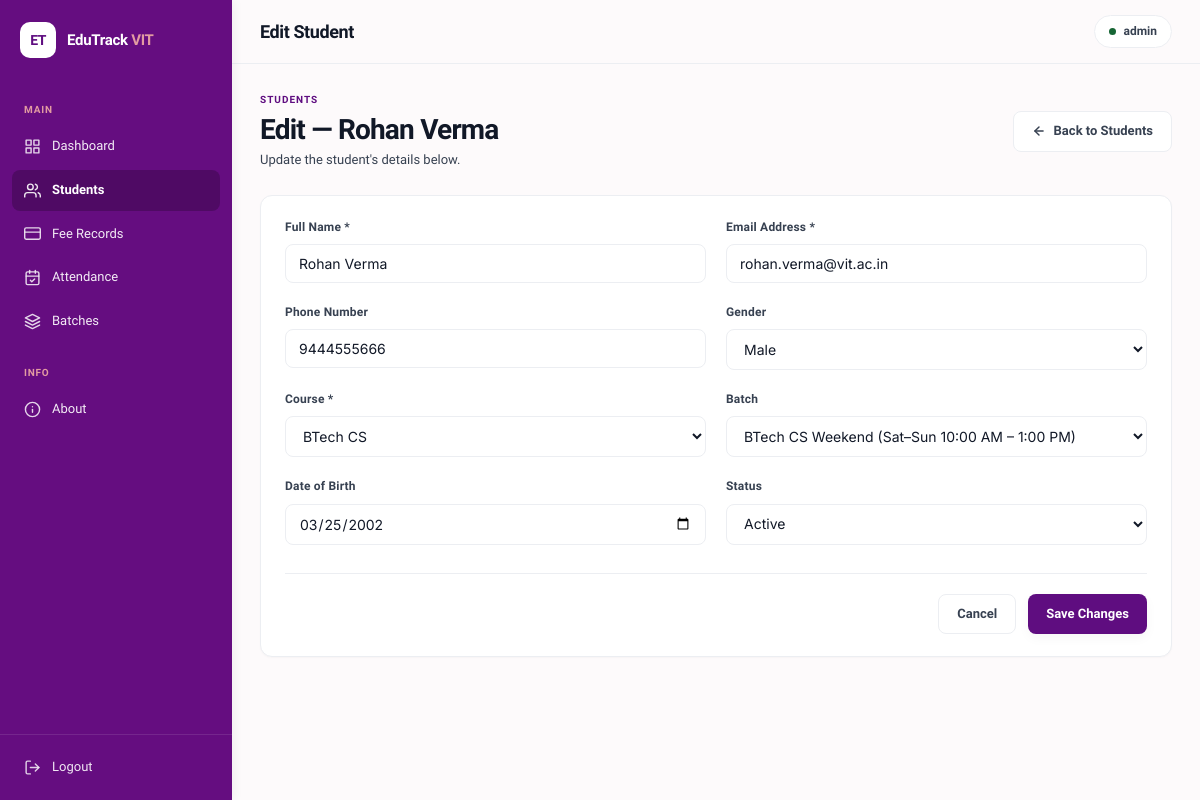
The app's page /students/10/edit (signed in) with its own data.
### tables this page shows
CREATE TABLE admins (
        id            INTEGER PRIMARY KEY AUTOINCREMENT,
        username      TEXT    NOT NULL UNIQUE,
        password_hash TEXT    NOT NULL
    );

CREATE TABLE students (
        id              INTEGER PRIMARY KEY AUTOINCREMENT,
        name            TEXT    NOT NULL,
        email           TEXT    NOT NULL UNIQUE,
        phone           TEXT,
        gender          TEXT,
        course_id       INTEGER NOT NULL,
        date_of_birth   TEXT,
        enrollment_date TEXT    DEFAULT CURRENT_DATE,
        status          TEXT    NOT NULL DEFAULT 'Active',
        FOREIGN KEY (course_id) REFERENCES courses(id)
    );

CREATE TABLE courses (
        id   INTEGER PRIMARY KEY AUTOINCREMENT,
        name TEXT    NOT NULL UNIQUE
    );

### app.py (the view, shortened to what this page needs)
@app.route("/students/<int:student_id>/edit", methods=["GET", "POST"])
@login_required
def edit_student(student_id):
    conn = get_db_connection()
    student    = conn.execute("SELECT * FROM students WHERE id = ?", (student_id,)).fetchone()
    enrollment = conn.execute(
        "SELECT batch_id FROM enrollments WHERE student_id = ?", (student_id,)
    ).fetchone()
    conn.close()
    if not student:
        flash("Student not found.", "error")
        return redirect(url_for("students"))
    courses, batches = _courses_and_batches()
    current_batch_id = enrollment["batch_id"] if enrollment else None
    return render_template(
        "edit_student.html",
        student=dict(student),
        courses=courses, batches=batches,
        current_batch_id=current_batch_id,
    )

### app.py (called while the page is built)
@login_manager.user_loader
def load_user(user_id):
    conn = get_db_connection()
    row = conn.execute(
        "SELECT id, username FROM admins WHERE id = ?", (user_id,)
    ).fetchone()
    conn.close()
    if row:
        return AdminUser(row["id"], row["username"])
    return None

def _courses_and_batches():
    conn = get_db_connection()
    courses = conn.execute("SELECT id, name FROM courses ORDER BY name").fetchall()
    batches = conn.execute("""
        SELECT b.id, b.name, b.time_slot, c.name AS course, b.course_id
        FROM batches b JOIN courses c ON b.course_id = c.id
        ORDER BY c.name, b.name
    """).fetchall()
    conn.close()
    return courses, batches

### database.py (called while the page is built)
def get_db_connection():
    connection = sqlite3.connect(DATABASE)
    connection.row_factory = sqlite3.Row
    connection.execute(
        "PRAGMA foreign_keys = ON"
        )
    return connection

### templates/edit_student.html (shortened to what this page needs)
{% extends "base.html" %}
{% block page_title %}Edit Student{% endblock %}
{% block content %}
<div class="page-header">
  <div class="page-header-left">
    <div class="page-eyebrow">Students</div>
    <h1 class="page-h1">Edit — {{ student.name }}</h1>
    <p class="page-sub">Update the student's details below.</p>
  </div>
  <a href="{{ url_for('students') }}" class="btn btn-secondary">
    <svg width="14" height="14" viewBox="0 0 24 24" fill="none" stroke="currentColor" stroke-width="2.5" stroke-linecap="round" stroke-linejoin="round">
      <line x1="19" y1="12" x2="5" y2="12"/><polyline points="12 19 5 12 12 5"/>
    </svg>
    Back to Students
  </a>
</div>
<div class="card">
  <form method="post" autocomplete="off">
    <div class="form-grid">
      <div class="form-group">
        <label class="form-label" for="name">Full Name *</label>
        <input class="form-control" id="name" name="name" type="text"
               value="{{ student.name }}" required>
      </div>
      <div class="form-group">
        <label class="form-label" for="email">Email Address *</label>
        <input class="form-control" id="email" name="email" type="email"
               value="{{ student.email }}" required>
      </div>
      <div class="form-group">
        <label class="form-label" for="phone">Phone Number</label>
        <input class="form-control" id="phone" name="phone" type="tel"
               value="{{ student.phone or '' }}">
      </div>
      <div class="form-group">
        <label class="form-label" for="gender">Gender</label>
        <select class="form-control" id="gender" name="gender">
          {% for g in ['Male', 'Female', 'Other'] %}
          <option value="{{ g }}" {% if student.gender == g %}selected{% endif %}>{{ g }}</option>
          {% endfor %}
        </select>
      </div>
      <div class="form-group">
        <label class="form-label" for="course_id">Course *</label>
        <select class="form-control" id="course_id" name="course_id" required>
          {% for c in courses %}
          <option value="{{ c.id }}" {% if student.course_id == c.id %}selected{% endif %}>{{ c.name }}</option>
          {% endfor %}
        </select>
      </div>
      <div class="form-group">
        <label class="form-label" for="batch_id">Batch</label>
        <select class="form-control" id="batch_id" name="batch_id">
          {% for b in batches %}
          <option value="{{ b.id }}"
                  data-course="{{ b.course_id }}"
                  {% if current_batch_id == b.id %}selected{% endif %}>
            {{ b.name }} ({{ b.time_slot }})
          </option>
          {% endfor %}
        </select>
      </div>
      <div class="form-group">
        <label class="form-label" for="date_of_birth">Date of Birth</label>
        <input class="form-control" id="date_of_birth" name="date_of_birth" type="date"
               value="{{ student.date_of_birth or '' }}">
      </div>
      <div class="form-group">
        <label class="form-label" for="status">Status</label>
        <select class="form-control" id="status" name="status">
          {% for s in ['Active', 'Inactive', 'Pending'] %}
          <option value="{{ s }}" {% if student.status == s %}selected{% endif %}>{{ s }}</option>
          {% endfor %}
        </select>
      </div>
    </div>
    <div class="form-actions">
      <a href="{{ url_for('students') }}" class="btn btn-secondary">Cancel</a>
      <button class="btn btn-primary" type="submit">
        Save Changes
      </button>
    </div>
  </form>
</div>
{% endblock %}

### templates/base.html (shortened to what this page needs)
<!DOCTYPE html>
<html lang="en">
<head>
  <link rel="stylesheet" href="{{ url_for('static', filename='style.css') }}">
</head>
<body>
{% if current_user.is_authenticated %}
<aside class="sidebar">
  <a href="{{ url_for('dashboard') }}" class="sidebar-logo">
    <span class="logo-icon">ET</span>
    <span class="logo-text">EduTrack <span>VIT</span></span>
  </a>
  <nav class="sidebar-nav">
    <span class="nav-section-label">Main</span>
    <a href="{{ url_for('dashboard') }}"
       class="nav-item {% if request.endpoint == 'dashboard' %}active{% endif %}">
      <svg viewBox="0 0 24 24" fill="none" stroke="currentColor" stroke-width="2" stroke-linecap="round" stroke-linejoin="round">
        <rect x="3" y="3" width="7" height="7"/><rect x="14" y="3" width="7" height="7"/>
        <rect x="14" y="14" width="7" height="7"/><rect x="3" y="14" width="7" height="7"/>
      </svg>
      <span>Dashboard</span>
    </a>
    <a href="{{ url_for('students') }}"
       class="nav-item {% if request.endpoint in ['students','add_student','edit_student','student_pdf'] %}active{% endif %}">
      <svg viewBox="0 0 24 24" fill="none" stroke="currentColor" stroke-width="2" stroke-linecap="round" stroke-linejoin="round">
        <path d="M17 21v-2a4 4 0 0 0-4-4H5a4 4 0 0 0-4 4v2"/>
        <circle cx="9" cy="7" r="4"/>
        <path d="M23 21v-2a4 4 0 0 0-3-3.87"/>
        <path d="M16 3.13a4 4 0 0 1 0 7.75"/>
      </svg>
      <span>Students</span>
    </a>
    <a href="{{ url_for('fees') }}"
       class="nav-item {% if request.endpoint in ['fees','add_fee'] %}active{% endif %}">
      <svg viewBox="0 0 24 24" fill="none" stroke="currentColor" stroke-width="2" stroke-linecap="round" stroke-linejoin="round">
        <rect x="1" y="4" width="22" height="16" rx="2" ry="2"/>
        <line x1="1" y1="10" x2="23" y2="10"/>
      </svg>
      <span>Fee Records</span>
    </a>
    <a href="{{ url_for('attendance') }}"
       class="nav-item {% if request.endpoint in ['attendance','mark_attendance'] %}active{% endif %}">
      <span>Attendance</span>
    </a>
    <a href="{{ url_for('batches') }}"
       class="nav-item {% if request.endpoint in ['batches','add_batch'] %}active{% endif %}">
      <svg viewBox="0 0 24 24" fill="none" stroke="currentColor" stroke-width="2" stroke-linecap="round" stroke-linejoin="round">
        <polygon points="12 2 2 7 12 12 22 7 12 2"/>
        <polyline points="2 17 12 22 22 17"/>
        <polyline points="2 12 12 17 22 12"/>
      </svg>
      <span>Batches</span>
    </a>
    <span class="nav-section-label" style="margin-top:8px;">Info</span>
    <a href="{{ url_for('about') }}"
       class="nav-item {% if request.endpoint == 'about' %}active{% endif %}">
      <svg viewBox="0 0 24 24" fill="none" stroke="currentColor" stroke-width="2" stroke-linecap="round" stroke-linejoin="round">
        <circle cx="12" cy="12" r="10"/>
        <line x1="12" y1="8" x2="12" y2="8"/>
        <line x1="12" y1="12" x2="12" y2="16"/>
      </svg>
      <span>About</span>
    </a>
  </nav>
  <div class="sidebar-footer">
    <a href="{{ url_for('logout') }}" class="nav-item nav-logout">
      <svg viewBox="0 0 24 24" fill="none" stroke="currentColor" stroke-width="2" stroke-linecap="round" stroke-linejoin="round">
        <path d="M9 21H5a2 2 0 0 1-2-2V5a2 2 0 0 1 2-2h4"/>
        <polyline points="16 17 21 12 16 7"/>
        <line x1="21" y1="12" x2="9" y2="12"/>
      </svg>
      <span>Logout</span>
    </a>
  </div>
</aside>
<div class="main-wrap">
  <header class="topbar">
    <h1 class="page-title">{% block page_title %}{% endblock %}</h1>
    <div class="topbar-right">
      <div class="admin-badge">
        <span class="admin-dot"></span>
        {{ current_user.username }}
      </div>
    </div>
  </header>
  <main class="content">
    {% block content %}{% endblock %}
  </main>
</div>
{% endif %}
</body>
</html>

### records on screen
admins: username "admin"
students: name "Rohan Verma", email "rohan.verma@vit.ac.in", phone "9444555666", gender "Male", course_id "BTech CS", date_of_birth "03/25/2002", status "Active"

### other values on screen
form field batch_id "BTech CS Weekend (Sat–Sun 10:00 AM – 1:00 PM)"
